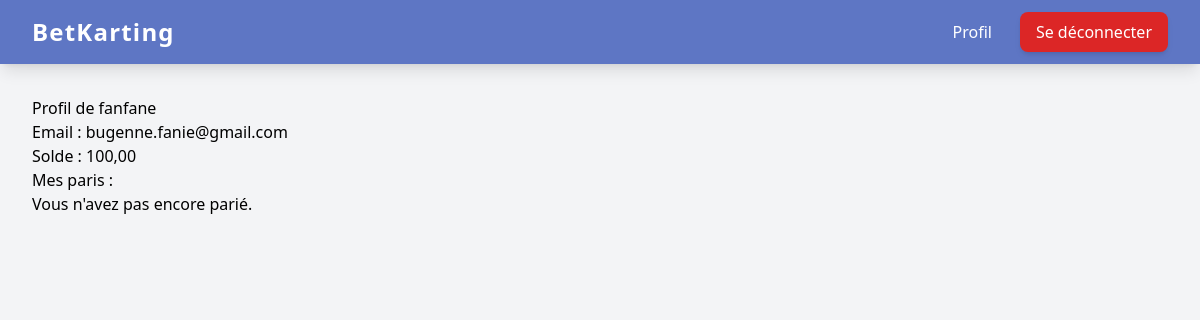
Before: /profile/ (signed in) with the older database file.
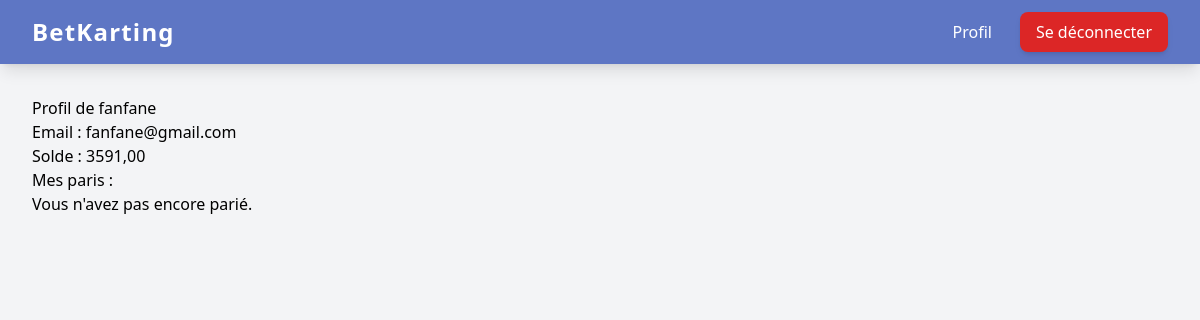
After: the same page with the newer database file.
### betkarting_app/models.py (models this page shows, shortened)
class CustomUser(AbstractUser):
    balance = models.DecimalField(max_digits=10, decimal_places=2, default=1000)

### betkarting_app/views.py (the view)
# urls.py: path('profile/', views.profile, name='profile'),
@login_required
def profile(request):
    user = request.user
    return render(request, 'betkarting_app/profile.html', {'user': user})

### betkarting_app/templates/betkarting_app/profile.html (shortened to what this page needs)
{% extends "betkarting_app/base.html" %}
{% block content %}
<h2>Profil de {{ user.username }}</h2>
<p>Email : {{ user.email }}</p>
<p>Solde : {{ user.balance }}</p>
<h3>Mes paris :</h3>
<ul>
    {% for bet in user.bet_set.all %}
    <li>Course : {{ bet.race.name }} - Montant : {{ bet.amount }} - Résultat : {{ bet.result }}</li>
    {% empty %}
    <li>Vous n'avez pas encore parié.</li>
    {% endfor %}
</ul>
{% endblock %}

### betkarting_app/templates/betkarting_app/base.html (shortened to what this page needs)
{% load static %}
<!DOCTYPE html>
<html lang="fr">
<head>
    <script src="https://cdn.tailwindcss.com"></script>
    {% load static %}
</head>
<body class="bg-gray-100 min-h-screen flex flex-col bg-kart-bg bg-cover bg-center bg-fixed">
<header class=" shadow-lg z-10 w-full bg-primary-blue bg-opacity-70"> <nav class="max-w-7xl mx-auto px-4 sm:px-6 lg:px-8 py-3 flex justify-between items-center">
            <a href="{% url 'home' %}" class="text-2xl font-bold tracking-wider text-white hover:text-gray-200 transition duration-150">
                BetKarting
            </a>
            <div class="space-x-4 flex items-center">
                {% if user.is_authenticated %}
                <a href="{% url 'profile' %}" class="text-white hover:text-yellow-400 font-medium px-3 py-2 rounded-md transition duration-150">
                    Profil
                </a>
                <form action="{% url 'logout' %}" method="post">
                    <button type="submit" class="bg-red-600 hover:bg-red-700 text-white font-medium py-2 px-4 rounded-lg transition duration-150 shadow-md">
                        Se déconnecter
                    </button>
                </form>
                {% endif %}
            </div>
        </nav>
    </header>
    <main class="flex-grow max-w-7xl mx-auto px-4 sm:px-6 lg:px-8 py-8 w-full z-10"> {% block content %}{% endblock %}
    </main>
    </body>
</html>

Changed rows visible on the page:
changed CustomUser "fanfane": email "bugenne.fanie@gmail.com" → "fanfane@gmail.com"; balance "100,00" → "3591,00"
